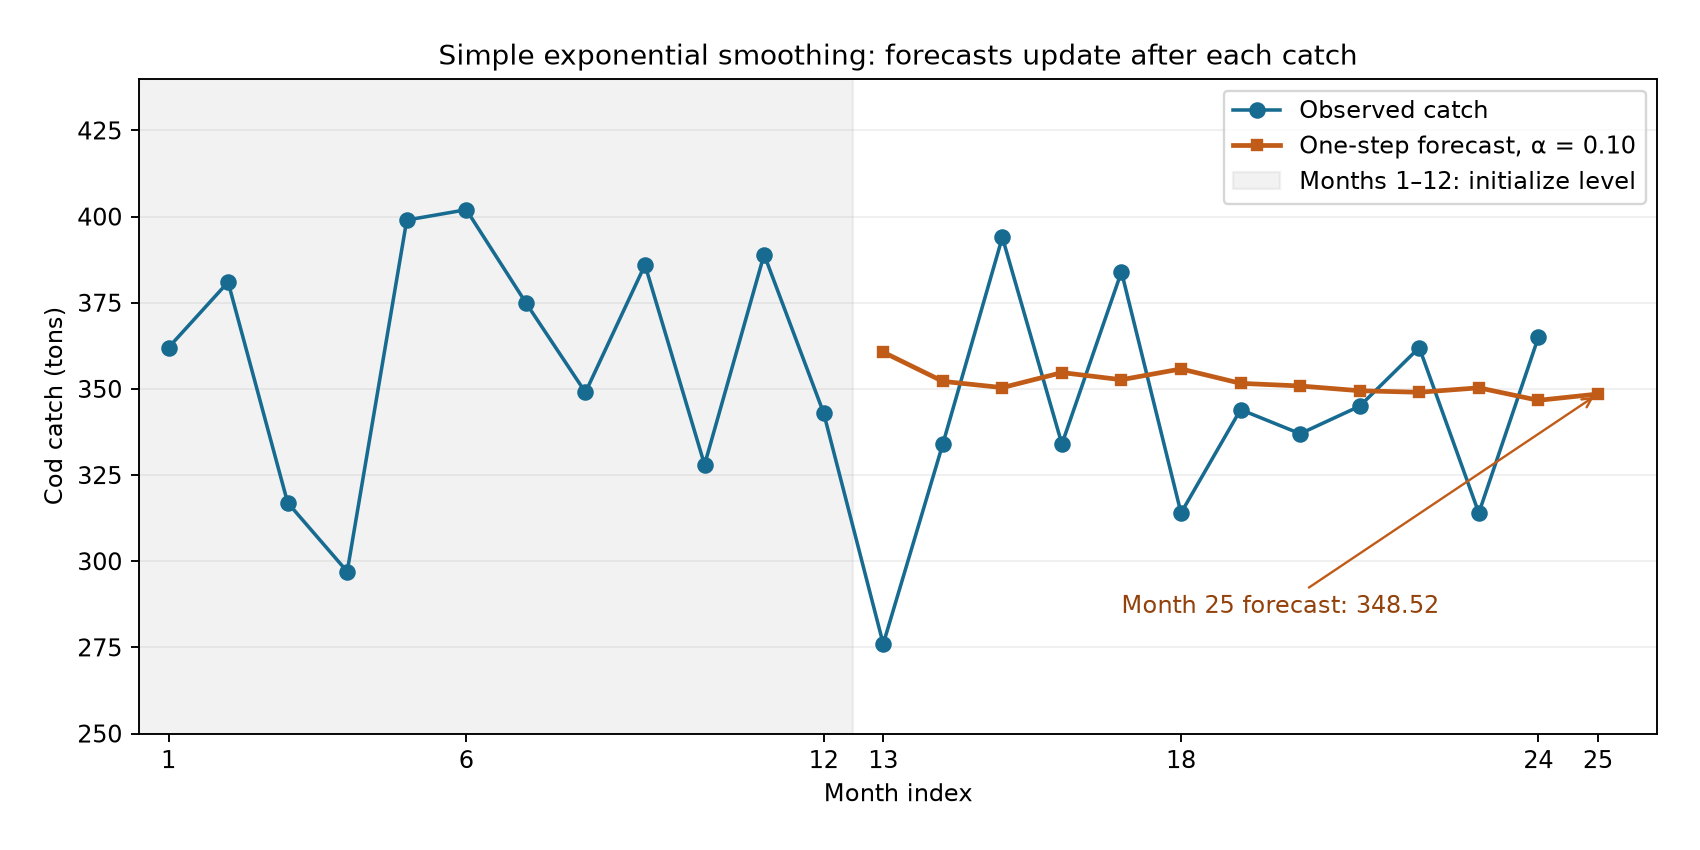

This chart was generated by the following Python code:
"""SES initialized from months 1–12. Deterministic; random seed not used."""
from pathlib import Path
import csv
import matplotlib
matplotlib.use('Agg')
import matplotlib.pyplot as plt

root = Path(__file__).resolve().parent
with (root / 'cod.csv').open() as f:
    data = list(csv.DictReader(f))
y = [float(r['y']) for r in data]
alpha = 0.10
level = sum(y[:12]) / 12
print(f'First-year total={sum(y[:12]):.0f}; initial level={level:.9f}')
updates = []
for t in range(13, 25):
    forecast = level
    error = y[t-1] - forecast
    level = forecast + alpha * error
    updates.append([t, y[t-1], forecast, error, alpha * error, level])
    print(f'{t}: catch={y[t-1]:.0f}, forecast={forecast:.6f}, error={error:.6f}, adjustment={alpha*error:.6f}, next forecast={level:.6f}')
with (root / 'cod_ses_updates_turn02.csv').open('w', newline='') as f:
    w = csv.writer(f)
    w.writerow(['month', 'actual_tons', 'forecast_before_observation', 'error_actual_minus_forecast', 'adjustment', 'forecast_next_month'])
    w.writerows(updates)
fig, ax = plt.subplots(figsize=(10, 5))
ax.plot(range(1, 25), y, 'o-', color='#176b91', lw=1.5, label='Observed catch')
ax.plot(range(13, 26), [u[2] for u in updates] + [level], 's-',
        color='#c15b18', lw=2, markersize=4, label='One-step forecast, α = 0.10')
ax.axvspan(.5, 12.5, color='gray', alpha=.10, label='Months 1–12: initialize level')
ax.annotate(f'Month 25 forecast: {level:.2f}', xy=(25, level),
            xytext=(17, 285), arrowprops={'arrowstyle': '->', 'color': '#c15b18'},
            color='#93420c')
ax.set(xlabel='Month index', ylabel='Cod catch (tons)',
       title='Simple exponential smoothing: forecasts update after each catch',
       xlim=(.5, 26), ylim=(250, 440))
ax.set_xticks([1, 6, 12, 13, 18, 24, 25])
ax.grid(axis='y', alpha=.2)
ax.legend(loc='upper right')
fig.tight_layout(pad=1.8)
fig.savefig(root / 'cod_ses_turn02.png', dpi=170)
plt.close(fig)
